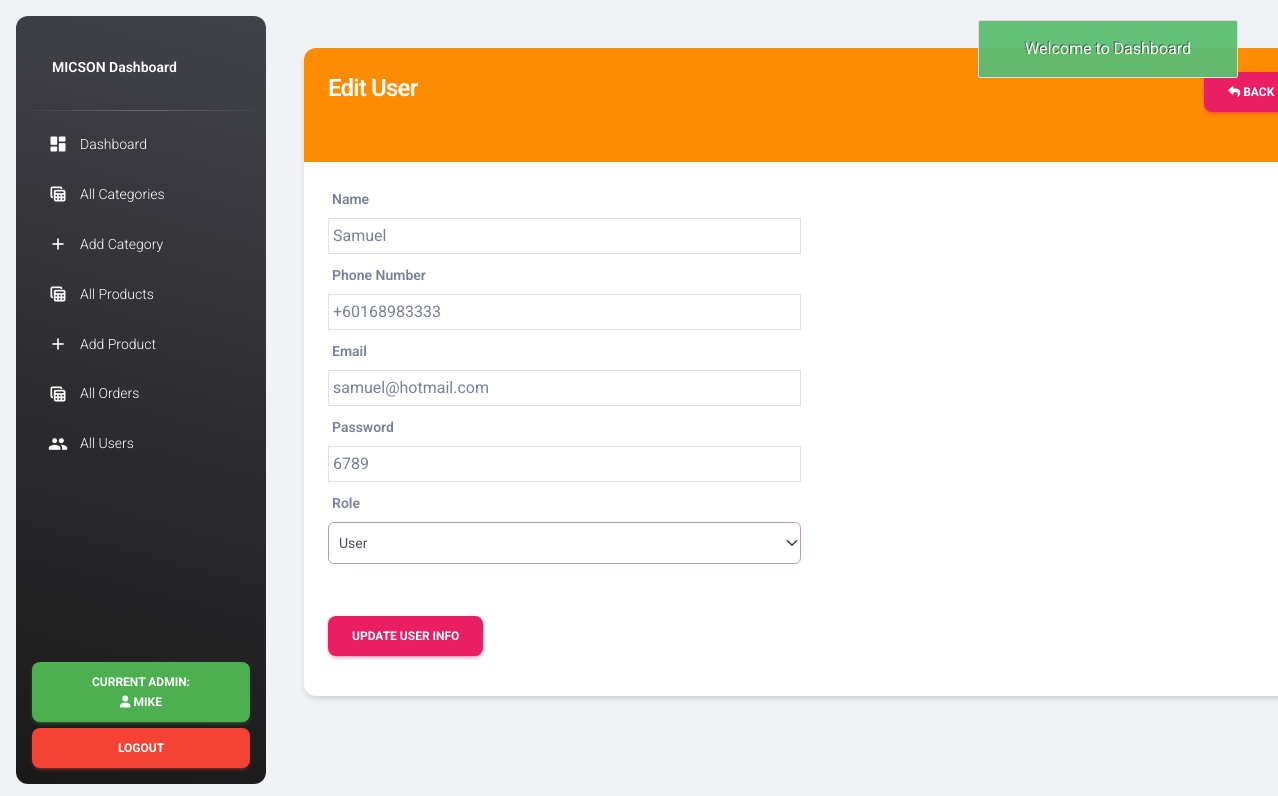
Page /admin/edit-user.php?id=2 (signed in) on the committed database.
### tables this page shows
CREATE TABLE `users` (
  `id` int(11) AUTO_INCREMENT PRIMARY KEY,
  `name` varchar(100) NOT NULL,
  `email` varchar(100) NOT NULL,
  `phone` int(20) NOT NULL,
  `password` varchar(100) NOT NULL,
  `created_at` timestamp NOT NULL DEFAULT current_timestamp(),
  `role_as` tinyint(4) NOT NULL DEFAULT 0
);

### functions/myfunctions.php (called while the page is built, shortened)
<?php
include("../config/dbcon.php");
function getByID($table, $id)
{
    global $con;
    $query = "SELECT * FROM $table WHERE id='$id' ";
    return $query_run = mysqli_query($con, $query);
}
?>

### admin/edit-user.php (the view, shortened to what this page needs)
<?php
include('includes/header.php');
?>
<div class="container-fluid w-85 ms-11">
    <div class="row">
        <div class="col-md-12">
            <?php
                if(isset($_GET['id']))
                {
                    $id = $_GET['id'];
                    $user = getByID("users", $id);
                    if(mysqli_num_rows($user) > 0)
                    {
                        $data = mysqli_fetch_array($user);
                        ?>
                            <div class="card">
                                <div class="card-header text-bg-warning">
                                    <h4 class="text-white">Edit User
                                    <a href="users.php" class="btn btn-primary float-end"><i class="fa fa-reply"></i> Back</a>
                                    </h4>
                                    <hr>
                                </div>
                                <div class="card-body">
                                    <div class="row">
                                        <div class="col-md-6">
                                            <div class="col-md-12 mb-2">
                                                <label class="fw-bold">Name</label>
                                                <div class="border p-1">
                                                    <?= $data['name']; ?>
                                                </div>
                                            </div>
                                            <div class="col-md-12 mb-2">
                                                <label class="fw-bold">Phone Number</label>
                                                <div class="border p-1">
                                                    +60<?= $data['phone']; ?>
                                                </div>
                                            </div>
                                            <div class="col-md-12 mb-2">
                                                <label class="fw-bold">Email</label>
                                                <div class="border p-1">
                                                    <?= $data['email']; ?>
                                                </div>
                                            </div>
                                            <div class="col-md-12 mb-2">
                                                <label class="fw-bold">Password</label>
                                                <div class="border p-1">
                                                    <?= $data['password']; ?>
                                                </div>
                                            </div>
                                            <label class="fw-bold">Role</label>
                                            <form action="code.php" method="POST" enctype="multipart/form-data">
                                                <select name="role_status" class="form-select">
                                                    <option value="0" <?= ($data['role_as'] == 0)?"selected":"" ?> >User</option>
                                                </select>
                                                <br><br>
                                                <div class="col-md-12">
                                                    <button type="submit" class="btn btn-primary" name="update_admin_client_btn">Update User Info</button>
                                                </div>
                                            </form>
                                        </div>
                                    </div>
                                </div>
                            </div>
                        <?php
                    }
                    else
                    {
                        echo "User Not Found for Given ID";
                    }
                }
                else
                {
                    echo "ID is missing from url";
                }
            ?>
        </div>
    </div>
</div>
<?php include('includes/footer.php'); ?>

### admin/includes/header.php (style rules this page uses)
.form-select { border: 1px solid #b3a1a1 !important; padding: 8px 10px; }

### rows in the picture
users: name "Samuel", phone "168983333", email "samuel@hotmail.com", password "6789", role_status "User"

### other values in the picture
$_SESSION['auth_user']['name'] "MIKE"
